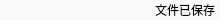
<?xml version="1.0" encoding="UTF-8"?>
<ui version="4.0">
 <class>my_StatusBar</class>
 <widget class="QFrame" name="my_StatusBar">
  <property name="geometry">
   <rect>
    <x>0</x>
    <y>0</y>
    <width>220</width>
    <height>20</height>
   </rect>
  </property>
  <property name="font">
   <font>
    <family>微软雅黑</family>
   </font>
  </property>
  <property name="windowTitle">
   <string>Frame</string>
  </property>
  <property name="styleSheet">
   <string notr="true">QFrame
{
background:rgb(250,250,250);
}</string>
  </property>
  <widget class="QLabel" name="CurposLabel">
   <property name="geometry">
    <rect>
     <x>0</x>
     <y>0</y>
     <width>150</width>
     <height>20</height>
    </rect>
   </property>
   <property name="font">
    <font>
     <family>微软雅黑</family>
    </font>
   </property>
   <property name="text">
    <string/>
   </property>
   <property name="alignment">
    <set>Qt::AlignCenter</set>
   </property>
  </widget>
  <widget class="QLabel" name="isSaveLabel">
   <property name="geometry">
    <rect>
     <x>150</x>
     <y>0</y>
     <width>70</width>
     <height>20</height>
    </rect>
   </property>
   <property name="font">
    <font>
     <family>微软雅黑</family>
    </font>
   </property>
   <property name="text">
    <string>文件已保存</string>
   </property>
   <property name="textFormat">
    <enum>Qt::AutoText</enum>
   </property>
   <property name="alignment">
    <set>Qt::AlignCenter</set>
   </property>
  </widget>
 </widget>
 <resources/>
 <connections/>
</ui>
